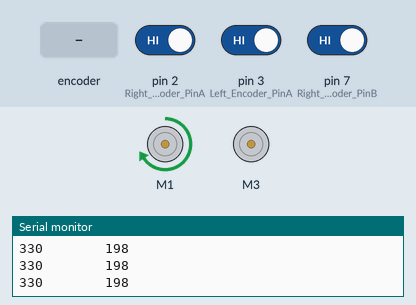
Bench run of a sketch on a simulated Arduino Uno, built with avr-gcc and run on an emulated ATmega328P. Shown: 2 × DC motor (green arrow = forward, orange = backward, longer = faster), the last lines printed to the serial monitor. Inputs (shaded band) come from the test bench; at power-on: pin 2 (Right_Encoder_PinA) HIGH, pin 3 (Left_Encoder_PinA) HIGH, pin 7 (Right_Encoder_PinB) HIGH.

Above: at 1.2 s.
1.3 s: rotary encoder on pin 2 (Right_Encoder_PinA) / pin 8 (Left_Encoder_PinB) turned 3 steps (first pin leading)
At 2.7 s:
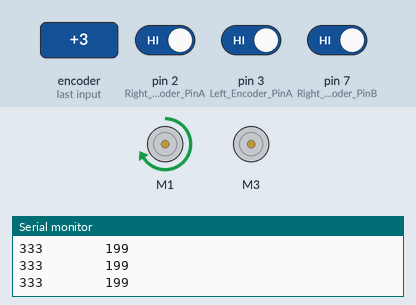
4.9 s: rotary encoder on pin 2 (Right_Encoder_PinA) / pin 8 (Left_Encoder_PinB) turned 1 step (first pin leading)
At 5.7 s:
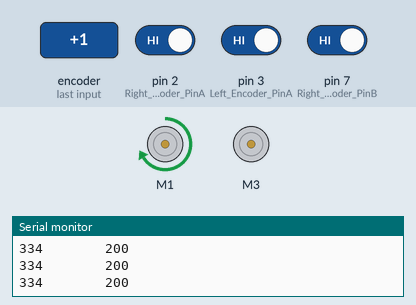
Timing chart, 0 to 7.9 s (numbered marks = the images above; inputs shaded):
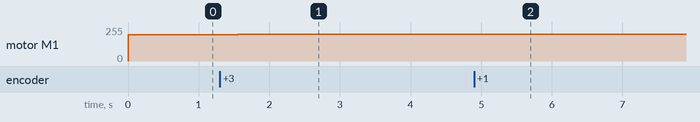

The sketch:

03_Linear_Control.ino
```cpp
#include "ros_mm.h"
#include <Wire.h>
#include <Adafruit_MotorShield.h>

/* ----------------------------ADAFRUIT MOTOR SHIELD------------------- */
// Create the motor shield object with the default I2C address
// Select which 'port' M1, M2, M3 or M4.

Adafruit_MotorShield AFMS = Adafruit_MotorShield();
Adafruit_DCMotor *RightMotor = AFMS.getMotor(1);
Adafruit_DCMotor *LeftMotor = AFMS.getMotor(3);
/*----------------------------------------------------------------------*/

// Left encoder
#define Left_Encoder_PinA 3
#define Left_Encoder_PinB 8
volatile long Left_Encoder_Ticks = 0;
volatile bool LeftEncoderBSet;

//Right Encoder
#define Right_Encoder_PinA 2
#define Right_Encoder_PinB 7
volatile long Right_Encoder_Ticks = 0;
volatile bool RightEncoderBSet;
/*-----------------------------------------------------------------------*/
//int count_1;
int count_1 = Right_Encoder_Ticks;
int count_2;
int Error;
float Kp = 0.6;
int Speed;
int target = 330;

void setup() {
  setup_motor_driver();
  Serial.begin(9600);
  Serial.println("Error   |   Speed");

  RightMotor->run(FORWARD);
  //Serial.println(Right_Encoder_Ticks);
}

void loop() {

  int timer_ = 0;
  while(timer_<5000)
  {
    count_2 = Right_Encoder_Ticks;
    Error = target - count_2;


    if( Error > 0 )      {/* pwm and forward direction */
      Speed = Kp * Error;
      if( Speed > 255) { Speed = 255;}
      RightMotor->setSpeed(Speed);
      RightMotor->run(FORWARD);
    }
    else if( Error < 0 )   {/* pwm and backward direction */
      Speed = -Kp * Error;
      if( Speed > 255) { Speed = 255;}
      RightMotor->setSpeed(Speed);
      RightMotor->run(BACKWARD);
    }
   else                       { /* stop the motor */RightMotor->run(RELEASE);}

    delay(10);
    Serial.print(Error);
    Serial.print("        ");
    Serial.println(Speed);
    timer_ += 10;
  }
  Serial.println(Error);


}
```

motor_n_encoder.ino
```cpp
 void setup_motor_driver(){
  AFMS.begin();

  setup_encoder();

  RightMotor->setSpeed(0);
  LeftMotor->setSpeed(0);
  RightMotor->run(FORWARD);
  RightMotor->run(RELEASE);
  LeftMotor->run(FORWARD);
  LeftMotor->run(RELEASE);
 }


void setup_encoder()
{
  // Quadrature encoders
  // Left encoder
  pinMode(Left_Encoder_PinA, INPUT_PULLUP);      // sets pin A as input
  pinMode(Left_Encoder_PinB, INPUT_PULLUP);      // sets pin B as input
  digitalWrite(Left_Encoder_PinA, HIGH);                // turn on pullup resistor
  digitalWrite(Left_Encoder_PinB, HIGH);
  //Attaching interrupt in Left_Enc_PinA.
  attachInterrupt(digitalPinToInterrupt(Left_Encoder_PinA), do_Left_Encoder, RISING);


  // Right encoder
  pinMode(Right_Encoder_PinA, INPUT_PULLUP);      // sets pin A as input
  pinMode(Right_Encoder_PinB, INPUT_PULLUP);      // sets pin B as input
  digitalWrite(Right_Encoder_PinA, HIGH);                // turn on pullup resistor
  digitalWrite(Right_Encoder_PinB, HIGH);
  //Attaching interrupt in Right_Enc_PinA.
  attachInterrupt(digitalPinToInterrupt(Right_Encoder_PinA), do_Right_Encoder, RISING);

}


//do_Left_Encoder() Definitions
void do_Left_Encoder()
{
   // Test transition; since the interrupt will only fire on 'rising' we don't need to read pin A
  LeftEncoderBSet = digitalRead(Left_Encoder_PinB);   // read the input pin
  Left_Encoder_Ticks -= LeftEncoderBSet ? -1 : +1;

}


//do_Right_Encoder() Definitions
void do_Right_Encoder()
{

  RightEncoderBSet = digitalRead(Right_Encoder_PinB);   // read the input pin
  Right_Encoder_Ticks += RightEncoderBSet ? -1 : +1;

}
```

ros_mm.h
```cpp
#ifndef ROS_MM_H
#define ROS_MM_H

#define encoder_pulse   11      // original 13
#define gear_ratio      30      // original 120
#define wheel_diameter  0.069   // same
#define wheel_width     0.027   // same not use in program
#define track_width     0.236   // original 0.276
#define MAX_RPM         320     // original 58
#define pi              3.1415926
#define two_pi          6.2831853
#endif
```

Measured:
- after the input at 1.3 s, motor M1: forward 198/255 → forward 199/255 after 0.25 s
- after the input at 4.9 s, motor M1: forward 199/255 → forward 200/255 after 0.06 s
